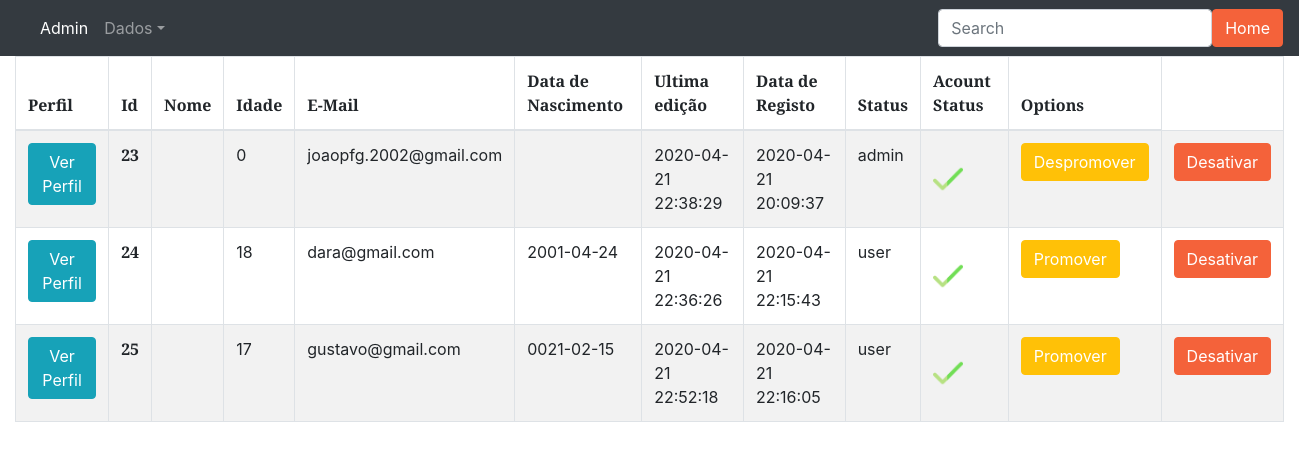
Page /admin/users.php on the earlier database version.
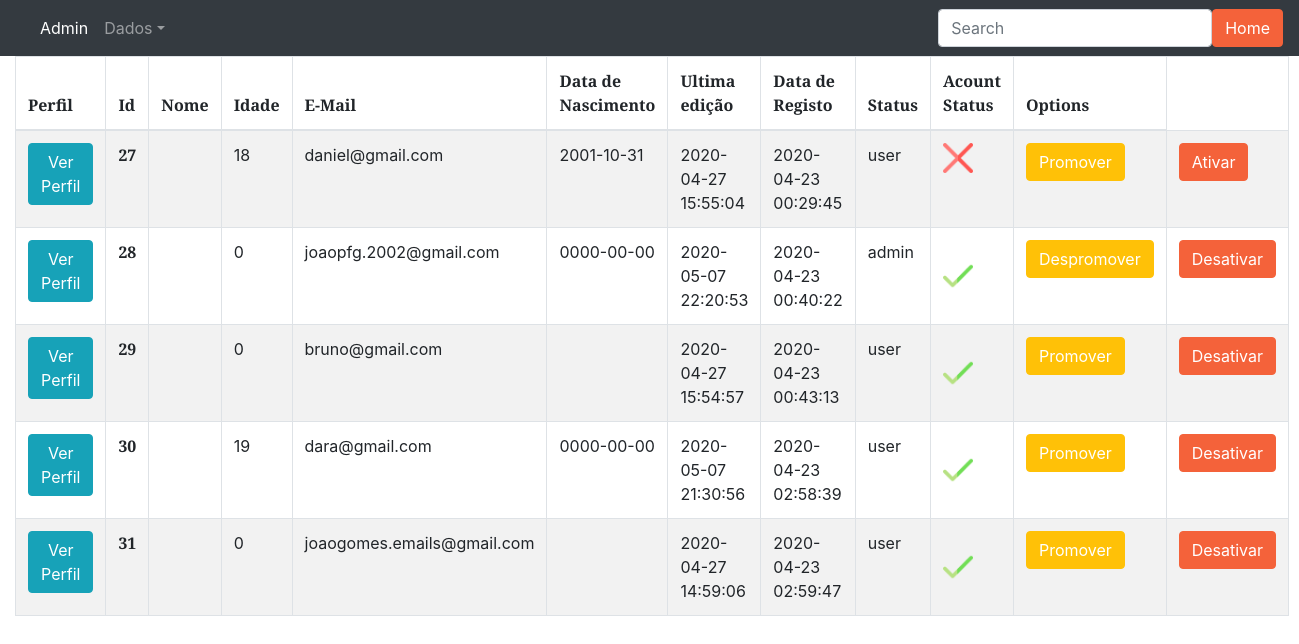
Same page on the later database version.
### tables this page shows
CREATE TABLE `users` (
  `id` int(11) NOT NULL,
  `username` tinytext NOT NULL,
  `age` int(11) NOT NULL,
  `email` tinytext NOT NULL,
  `password` longtext NOT NULL,
  `phone` int(9) DEFAULT NULL,
  `born_date` date DEFAULT NULL,
  `updated_at` timestamp NOT NULL DEFAULT current_timestamp() ON UPDATE current_timestamp(),
  `created_at` timestamp NOT NULL DEFAULT current_timestamp(),
  `user_status` varchar(10) NOT NULL DEFAULT 'user',
  `acount_status` text NOT NULL DEFAULT 'ativo',
  `name_img` longtext NOT NULL,
  `size_img` int(11) NOT NULL,
  `type_img` longtext NOT NULL,
  `data_img` longblob NOT NULL
);

### admin/users.php (the view, shortened to what this page needs)
<?php
require '../includes/db.inc.php';
$sql = "SELECT * FROM users ";
    $result = mysqli_query( $conn, $sql);
?>
<!DOCTYPE html>
<html lang="en">
    <head>
        <link href="https://cdnjs.cloudflare.com/ajax/libs/magnific-popup.js/1.1.0/magnific-popup.min.css" rel="stylesheet" />
        <link href="../assets/css/styles.css" rel="stylesheet" />
    </head>
    <?php include "../assets/content/navbar_admin.php" ?>
    <div class="container-fluid">
    <div class="row">
        <div class="col-md col-sm-6">
        <table class="table table-striped table-bordered">
            <thead>
                <tr>
                    <th>Perfil</th>
                    <th scope="col">Id</th>
                    <th scope="col">Nome</th>
                    <th scope="col">Idade</th>
                    <th scope="col">E-Mail</th>
                    <th scope="col">Data de Nascimento</th>
                    <th scope="col">Ultima edição</th>
                    <th scope="col">Data de Registo</th>
                    <th scope="col">Status</th>
                    <th scope="col">Acount Status</th>
                    <th scope="col">Options</th>
                </tr>
            </thead>
            <tbody>
            <?php foreach($result as $row) :?>
                <tr>
                    <th> <a type="button" id="view-user-btn" name="view-user-btn" class="btn btn-info text-white" href="view_profile.php?&id=<?php echo $row['id'] ?>">Ver Perfil</a></th>
                    <th scope="row"><?= $row['id']?></th>
                    <td><?= $row['fname'] . $row['lname']?></td>
                    <td><?= $row['age']?></td>
                    <td><?= $row['email']?></td>
                    <td><?= $row['born_date']?></td>
                    <td><?= $row['updated_at']?></td>
                    <td><?= $row['created_at']?></td>
                    <td><?= $row['user_status']?></td>
                    <?php if($row['acount_status'] === 'ativo') : ?>
                       <td class="align-middle"> <img src="../assets/img/certo.png" width="30" height="30"></td>
                    <?php endif ?>
                    <?php if($row['acount_status'] === 'desativado') : ?>
                        <td> <img src="../assets/img/cruz.png" width="30" height="30"></td>
                    <?php endif ?>
                    <?php if($row['user_status'] === 'admin') : ?>
                       <td> <a type="button" id="despromover-user-btn" name="despromover-user-btn" class="btn btn-warning text-white" href="../includes/despromover_user.php?despromover=sim&id=<?php echo $row['id'] ?>">Despromover</a></td>
                    <?php endif ?>
                    <?php if($row['user_status'] === 'user') : ?>
                       <td> <a type="button" id="promover-user-btn" name="promover-user-btn" class="btn btn-warning text-white" href="../includes/promover_user.php?despromover=sim&id=<?php echo $row['id'] ?>">Promover</a></td>
                    <?php endif ?>
                    <?php if($row['acount_status'] === 'ativo') : ?>
                        <td><a type="button" id="desativar-user-btn" name="desativar-user-btn" class="btn btn-primary text-white" href="../includes/desativar_user.php?id=<?php echo $row['id'] ?>">Desativar</a></td>
                    <?php endif ?>
                    <?php if($row['acount_status'] === 'desativado') : ?>
                        <td><a type="button" id="ativar-user-btn" name="ativar-user-btn" class="btn btn-primary text-white" href="../includes/ativar_user.php?id=<?php echo $row['id'] ?>">Ativar</a></td>
                    <?php endif ?>
                <?php endforeach ?>
            </tbody>
        </table>
    </div>
    </div>
    </div>
    </body>
</html>

### assets/content/navbar_admin.php (shortened to what this page needs)
<nav class="navbar navbar-expand-md navbar-dark bg-dark">
  <div class="collapse navbar-collapse" id="navbarsExample04">
    <ul class="navbar-nav mr-auto">
      <li class="nav-item active">
        <a class="nav-link" href="#">Admin</a>
      </li>
      <li class="nav-item dropdown">
        <a class="nav-link dropdown-toggle" href="#" id="dropdown04" data-toggle="dropdown" aria-haspopup="true" aria-expanded="false">Dados</a>
      </li>
    </ul>
    <form class="form-inline my-2 my-md-0">
      <input class="form-control" type="text" placeholder="Search">
      <a class="btn btn-primary"href="../index.php">Home</a>
    </form>
  </div>
</nav>

Differences in the rows shown:
removed users: id "23", age "0", email "joaopfg.2002@gmail.com", updated_at "2020-04-21 22:38:29", created_at "2020-04-21 20:09:37", user_status "admin"
removed users: id "24", age "18", email "dara@gmail.com", born_date "2001-04-24", updated_at "2020-04-21 22:36:26", created_at "2020-04-21 22:15:43", user_status "user"
removed users: id "25", age "17", email "gustavo@gmail.com", born_date "0021-02-15", updated_at "2020-04-21 22:52:18", created_at "2020-04-21 22:16:05", user_status "user"
added users: id "27", age "18", email "daniel@gmail.com", born_date "2001-10-31", updated_at "2020-04-27 15:55:04", created_at "2020-04-23 00:29:45", user_status "user"
added users: id "28", age "0", email "joaopfg.2002@gmail.com", born_date "0000-00-00", updated_at "2020-05-07 22:20:53", created_at "2020-04-23 00:40:22", user_status "admin"
added users: id "29", age "0", email "bruno@gmail.com", updated_at "2020-04-27 15:54:57", created_at "2020-04-23 00:43:13", user_status "user"
added users: id "30", age "19", email "dara@gmail.com", born_date "0000-00-00", updated_at "2020-05-07 21:30:56", created_at "2020-04-23 02:58:39", user_status "user"
added users: id "31", age "0", email "joaogomes.emails@gmail.com", updated_at "2020-04-27 14:59:06", created_at "2020-04-23 02:59:47", user_status "user"
